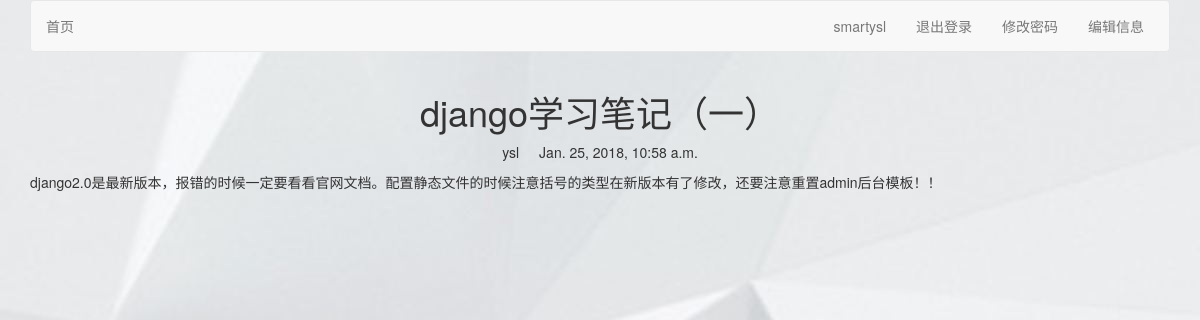
The page /blog/2 (signed in) on the database its author committed.
### blog/models.py (models this page shows, shortened)
class BlogArticles(models.Model):
    title=models.CharField(max_length=300)
    author=models.ForeignKey(User,related_name="blog_posts",on_delete=models.CASCADE)
    body=models.TextField()
    publish=models.DateTimeField(default=timezone.now)
    class Meta:
        ordering=("-publish",)

### blog/views.py (the view)
# urls.py: path('<int:article_id>',views.blog_article,name="blog_detail"),
def blog_article(request,article_id):
    article=BlogArticles.objects.get(id=article_id)
    pub=article.publish
    return render(request,"blog/content.html",{"article":article,"publish":pub})

### templates/blog/content.html (shortened to what this page needs)
{% extends "base.html" %}
{% block content %}
<div class="row text-center vertical-middle-sm">
    <h1>{{ article.title }}</h1>
</div>
<div class="row">
    <div class="col-xs-12 col-md-8>">
        <p  class="text-center"><span>{{  article.author.username  }}</span><span style="margin-left:20px">{{ publish }}</span> </p>
    <div>{{ article.body }}</div>
    </div>
</div>
{% endblock %}

### templates/header.html
{% load staticfiles %}
<div class="container">
    <nav class="navbar navbar-default" role="navigation">
        <div>
            <ul class="nav navbar-nav" role="navigation">
                <li><a href="{% url 'blog:blog_title' %}">首页</a> </li>
            </ul>
            <ul class="nav navbar-nav navbar-right" style="margin-right:10px">
                {% if user.is_authenticated %}
                <li><a href="#">{{ user.username }}</a> </li>
                <li><a href="{% url 'account:user_logout' %}">退出登录</a> </li>
                <li><a href="{% url 'account:password_change' %}">修改密码</a> </li>
                <li><a href="{% url 'account:edit_my_information' %}">编辑信息</a></li>
                {% else %}
                <li><a href="{% url 'account:user_login' %}">登录</a></li>
                {% endif %}
            </ul>
        </div>
    </nav>
</div>

### rows shown on the page
BlogArticles: title "django学习笔记（一）", author.username "ysl", publish "Jan. 25, 2018, 10:58 a.m.", body "django2.0是最新版本，报错的时候一定要看看官网文档。配置静态文件的时候注意括号的类型在新版本有了修改，还要注意重置admin后台模板！！"

### other values the page prints
{{ user.username }} "smartysl"
